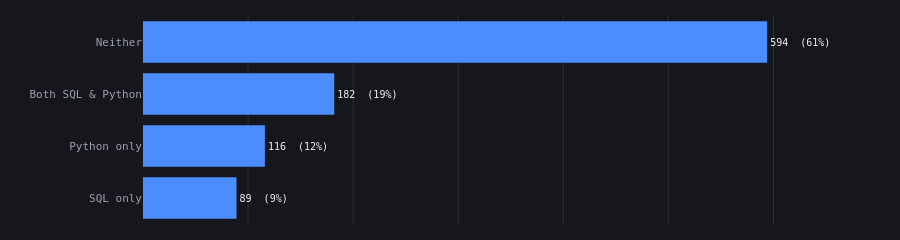

Notebook code cell kept with this figure:
### Markdown cell above
<div style="margin-top:32px;margin-bottom:4px;"><div style="font-family:'JetBrains Mono','SF Mono','Consolas',monospace;font-size:11px;letter-spacing:0.14em;text-transform:uppercase;color:#9BA1AC;">07 &middot; SQL vs PYTHON</div><div style="font-family:'Archivo Black','Arial Black',sans-serif;font-size:20px;color:#F2F3F5;letter-spacing:-0.02em;margin-top:4px;">Deep dive: the bilingual market</div><div style="font-family:'JetBrains Mono','SF Mono','Consolas',monospace;font-size:11px;line-height:1.6;color:#9BA1AC;margin-top:6px;">Canonical listings only. Technologies extracted by mistral-nemo (LLM).</div></div>

### Code cell
segments = con.execute('''
    with offer_techs as (
        select distinct o.job_offer_id,
            max(case when lower(t.technology) = 'sql' then 1 else 0 end) as has_sql,
            max(case when lower(t.technology) = 'python' then 1 else 0 end) as has_python
        from fct_job_offer o
        left join fct_job_offer_technology t on o.job_offer_id = t.job_offer_id
        where o.is_canonical_listing
        group by o.job_offer_id
    )
    select
        case
            when has_sql = 1 and has_python = 1 then 'Both SQL & Python'
            when has_sql = 1 then 'SQL only'
            when has_python = 1 then 'Python only'
            else 'Neither'
        end as profile,
        count(*) as n
    from offer_techs
    group by profile
    order by n desc
''').df()
total = segments['n'].sum()
segments['label'] = segments.apply(lambda r: f"{r['n']}  ({100*r['n']/total:.0f}%)", axis=1)
fig = horizontal_bar_chart(
    segments.to_dict('records'), 'profile', 'n',
    'SQL vs Python composition',
    labels=dict(zip(segments['profile'], segments['label'])))
fig

### Figure 1 — Plotly figure (JSON) as saved in the notebook; plotly's stock layout.template omitted (floating-point values rounded to 4 significant figures)
{"data": [{"cliponaxis": false, "hovertemplate": "<b>%{y}</b><br>%{text}<extra></extra>", "marker": {"color": "#4C8DFF"}, "orientation": "h", "text": ["89  (9%)", "116  (12%)", "182  (19%)", "594  (61%)"], "textfont": {"color": "#F2F3F5", "family": "'JetBrains Mono', 'SF Mono', 'Consolas', monospace", "size": 10}, "textposition": "outside", "type": "bar", "x": [89, 116, 182, 594], "y": ["SQL only", "Python only", "Both SQL & Python", "Neither"]}], "layout": {"height": 240, "margin": {"autoexpand": true, "b": 16, "l": 143, "r": 100, "t": 16}, "meta": {"note": null, "title": "SQL vs Python composition"}, "xaxis": {"gridcolor": "#2A2E37", "showgrid": true, "showline": false, "showticklabels": false, "zeroline": false}, "yaxis": {"showgrid": false, "showline": false, "tickfont": {"color": "#9BA1AC", "family": "'JetBrains Mono', 'SF Mono', 'Consolas', monospace", "size": 11}}}}
